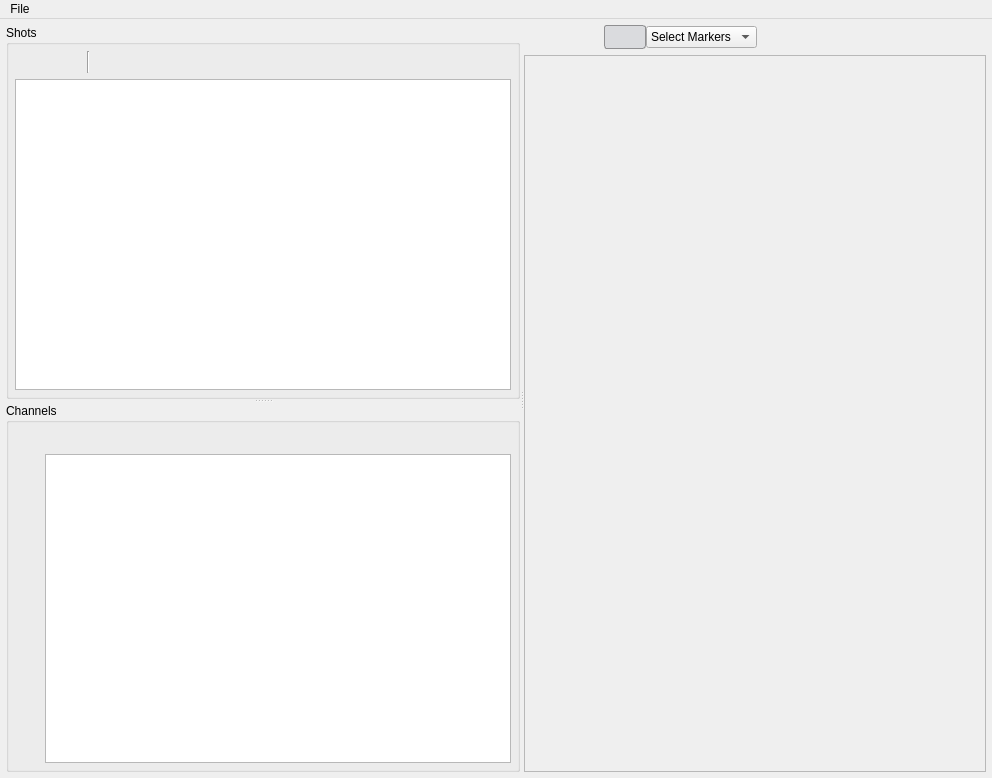
<?xml version="1.0" encoding="UTF-8"?>
<ui version="4.0">
 <class>MainWindow</class>
 <widget class="QMainWindow" name="MainWindow">
  <property name="geometry">
   <rect>
    <x>0</x>
    <y>0</y>
    <width>992</width>
    <height>778</height>
   </rect>
  </property>
  <property name="windowTitle">
   <string>runviewer - the labscript suite</string>
  </property>
  <property name="windowIcon">
   <iconset>
    <normaloff>:/qtutils/custom/runviewer.png</normaloff>:/qtutils/custom/runviewer.png</iconset>
  </property>
  <property name="styleSheet">
   <string notr="true">QPushButton {
     border: none;
     padding: 4px;
 }

QPushButton:hover {
     background-color: qlineargradient(x1: 0, y1: 0, x2: 0, y2: 1,
                                       stop: 0 #f6f7fa, stop: 1 #dadbde);
     border: 1px solid #8f8f91;
     border-radius: 3px;
 }

 QPushButton:pressed {
     background-color: qlineargradient(x1: 0, y1: 0, x2: 0, y2: 1,
                                       stop: 0 #dadbde, stop: 1 #f6f7fa);
     border: 1px solid #8f8f91;
     border-radius: 3px;
 }

QPushButton:checked {
     background-color: #dadbde;
     border: 1px solid #8f8f91;
     border-radius: 3px;
 }

QPushButton:hover:checked {
     background-color: qlineargradient(x1: 0, y1: 0, x2: 0, y2: 1,
                                       stop: 0 #dadbde, stop: 1 #f6f7fa);
     border: 1px solid #8f8f91;
     border-radius: 3px;
 }

QToolButton {
     border: none;
     padding: 2px;
 }

QToolButton:hover {
     background-color: qlineargradient(x1: 0, y1: 0, x2: 0, y2: 1,
                                       stop: 0 #f6f7fa, stop: 1 #dadbde);
     border: 1px solid #8f8f91;
     border-radius: 3px;
 }

 QToolButton:pressed {
     background-color: qlineargradient(x1: 0, y1: 0, x2: 0, y2: 1,
                                       stop: 0 #dadbde, stop: 1 #f6f7fa);
     border: 1px solid #8f8f91;
     border-radius: 3px;
 }

QToolButton:checked {
     background-color: #dadbde;
     border: 1px solid #8f8f91;
     border-radius: 3px;
 }

QToolButton:hover:checked {
     background-color: qlineargradient(x1: 0, y1: 0, x2: 0, y2: 1,
                                       stop: 0 #dadbde, stop: 1 #f6f7fa);
     border: 1px solid #8f8f91;
     border-radius: 3px;
 }</string>
  </property>
  <property name="tabShape">
   <enum>QTabWidget::Rounded</enum>
  </property>
  <widget class="QWidget" name="centralwidget">
   <layout class="QVBoxLayout" name="verticalLayout_6">
    <property name="leftMargin">
     <number>6</number>
    </property>
    <property name="topMargin">
     <number>6</number>
    </property>
    <property name="rightMargin">
     <number>6</number>
    </property>
    <property name="bottomMargin">
     <number>6</number>
    </property>
    <item>
     <widget class="QSplitter" name="splitter">
      <property name="orientation">
       <enum>Qt::Horizontal</enum>
      </property>
      <widget class="QSplitter" name="splitter_2">
       <property name="orientation">
        <enum>Qt::Vertical</enum>
       </property>
       <widget class="QGroupBox" name="groupBox">
        <property name="title">
         <string>Shots</string>
        </property>
        <layout class="QVBoxLayout" name="verticalLayout_4">
         <property name="leftMargin">
          <number>6</number>
         </property>
         <property name="topMargin">
          <number>6</number>
         </property>
         <property name="rightMargin">
          <number>6</number>
         </property>
         <property name="bottomMargin">
          <number>6</number>
         </property>
         <item>
          <layout class="QHBoxLayout" name="horizontalLayout">
           <item>
            <widget class="QPushButton" name="add_shot">
             <property name="maximumSize">
              <size>
               <width>30</width>
               <height>16777215</height>
              </size>
             </property>
             <property name="toolTip">
              <string>Add new shots</string>
             </property>
             <property name="text">
              <string/>
             </property>
            </widget>
           </item>
           <item>
            <widget class="QPushButton" name="remove_shots">
             <property name="maximumSize">
              <size>
               <width>30</width>
               <height>16777215</height>
              </size>
             </property>
             <property name="toolTip">
              <string>Remove selected shots</string>
             </property>
             <property name="text">
              <string/>
             </property>
            </widget>
           </item>
           <item>
            <widget class="Line" name="line">
             <property name="orientation">
              <enum>Qt::Vertical</enum>
             </property>
            </widget>
           </item>
           <item>
            <widget class="QPushButton" name="enable_selected_shots">
             <property name="toolTip">
              <string>Tick selected shots</string>
             </property>
             <property name="text">
              <string/>
             </property>
            </widget>
           </item>
           <item>
            <widget class="QPushButton" name="disable_selected_shots">
             <property name="toolTip">
              <string>Untick selected shots</string>
             </property>
             <property name="text">
              <string/>
             </property>
            </widget>
           </item>
           <item>
            <spacer name="horizontalSpacer">
             <property name="orientation">
              <enum>Qt::Horizontal</enum>
             </property>
             <property name="sizeHint" stdset="0">
              <size>
               <width>40</width>
               <height>20</height>
              </size>
             </property>
            </spacer>
           </item>
          </layout>
         </item>
         <item>
          <widget class="QTreeView" name="shot_treeview">
           <property name="editTriggers">
            <set>QAbstractItemView::DoubleClicked|QAbstractItemView::EditKeyPressed|QAbstractItemView::SelectedClicked</set>
           </property>
           <property name="selectionMode">
            <enum>QAbstractItemView::ExtendedSelection</enum>
           </property>
           <property name="textElideMode">
            <enum>Qt::ElideLeft</enum>
           </property>
          </widget>
         </item>
        </layout>
       </widget>
       <widget class="QGroupBox" name="groupBox_2">
        <property name="title">
         <string>Channels</string>
        </property>
        <layout class="QGridLayout" name="gridLayout">
         <property name="leftMargin">
          <number>3</number>
         </property>
         <property name="topMargin">
          <number>6</number>
         </property>
         <property name="rightMargin">
          <number>6</number>
         </property>
         <property name="bottomMargin">
          <number>6</number>
         </property>
         <property name="spacing">
          <number>3</number>
         </property>
         <item row="0" column="1">
          <layout class="QHBoxLayout" name="horizontalLayout_2">
           <item>
            <widget class="QPushButton" name="group_channel">
             <property name="toolTip">
              <string>Group selected channels</string>
             </property>
             <property name="text">
              <string/>
             </property>
            </widget>
           </item>
           <item>
            <widget class="QPushButton" name="delete_group">
             <property name="toolTip">
              <string>Delete selected group</string>
             </property>
             <property name="text">
              <string/>
             </property>
            </widget>
           </item>
           <item>
            <spacer name="horizontalSpacer_2">
             <property name="orientation">
              <enum>Qt::Horizontal</enum>
             </property>
             <property name="sizeHint" stdset="0">
              <size>
               <width>40</width>
               <height>20</height>
              </size>
             </property>
            </spacer>
           </item>
          </layout>
         </item>
         <item row="1" column="1">
          <widget class="QTreeView" name="channel_treeview">
           <property name="editTriggers">
            <set>QAbstractItemView::NoEditTriggers</set>
           </property>
           <property name="selectionMode">
            <enum>QAbstractItemView::ExtendedSelection</enum>
           </property>
           <property name="sortingEnabled">
            <bool>false</bool>
           </property>
          </widget>
         </item>
         <item row="1" column="0">
          <layout class="QVBoxLayout" name="verticalLayout">
           <item>
            <spacer name="verticalSpacer_2">
             <property name="orientation">
              <enum>Qt::Vertical</enum>
             </property>
             <property name="sizeHint" stdset="0">
              <size>
               <width>20</width>
               <height>40</height>
              </size>
             </property>
            </spacer>
           </item>
           <item>
            <widget class="QPushButton" name="channel_move_to_top">
             <property name="maximumSize">
              <size>
               <width>30</width>
               <height>16777215</height>
              </size>
             </property>
             <property name="toolTip">
              <string>Move to top</string>
             </property>
             <property name="text">
              <string/>
             </property>
            </widget>
           </item>
           <item>
            <widget class="QPushButton" name="channel_move_up">
             <property name="maximumSize">
              <size>
               <width>30</width>
               <height>16777215</height>
              </size>
             </property>
             <property name="toolTip">
              <string>Move up</string>
             </property>
             <property name="text">
              <string/>
             </property>
            </widget>
           </item>
           <item>
            <widget class="QPushButton" name="channel_move_down">
             <property name="maximumSize">
              <size>
               <width>30</width>
               <height>16777215</height>
              </size>
             </property>
             <property name="toolTip">
              <string>Move down</string>
             </property>
             <property name="text">
              <string/>
             </property>
            </widget>
           </item>
           <item>
            <widget class="QPushButton" name="channel_move_to_bottom">
             <property name="maximumSize">
              <size>
               <width>30</width>
               <height>16777215</height>
              </size>
             </property>
             <property name="toolTip">
              <string>Move to bottom</string>
             </property>
             <property name="text">
              <string/>
             </property>
            </widget>
           </item>
           <item>
            <spacer name="verticalSpacer">
             <property name="orientation">
              <enum>Qt::Vertical</enum>
             </property>
             <property name="sizeHint" stdset="0">
              <size>
               <width>20</width>
               <height>40</height>
              </size>
             </property>
            </spacer>
           </item>
          </layout>
         </item>
        </layout>
       </widget>
      </widget>
      <widget class="QWidget" name="layoutWidget">
       <layout class="QVBoxLayout" name="verticalLayout_2">
        <property name="spacing">
         <number>6</number>
        </property>
        <property name="leftMargin">
         <number>0</number>
        </property>
        <property name="topMargin">
         <number>0</number>
        </property>
        <property name="rightMargin">
         <number>0</number>
        </property>
        <property name="bottomMargin">
         <number>0</number>
        </property>
        <item>
         <layout class="QHBoxLayout" name="horizontalLayout_3">
          <property name="spacing">
           <number>0</number>
          </property>
          <property name="bottomMargin">
           <number>0</number>
          </property>
          <item>
           <widget class="QPushButton" name="reset_x_axis">
            <property name="toolTip">
             <string>Reset time axis</string>
            </property>
            <property name="text">
             <string/>
            </property>
           </widget>
          </item>
          <item>
           <widget class="QPushButton" name="reset_y_axis">
            <property name="toolTip">
             <string>Reset Y axis</string>
            </property>
            <property name="text">
             <string/>
            </property>
           </widget>
          </item>
          <item>
           <widget class="QPushButton" name="toggle_tooltip">
            <property name="toolTip">
             <string>Enable/Disable Tooltip</string>
            </property>
            <property name="text">
             <string/>
            </property>
            <property name="checkable">
             <bool>true</bool>
            </property>
            <property name="checked">
             <bool>true</bool>
            </property>
           </widget>
          </item>
          <item>
           <widget class="QComboBox" name="markers_comboBox">
            <item>
             <property name="text">
              <string>Select Markers</string>
             </property>
            </item>
           </widget>
          </item>
          <item>
           <spacer name="horizontalSpacer_3">
            <property name="orientation">
             <enum>Qt::Horizontal</enum>
            </property>
            <property name="sizeHint" stdset="0">
             <size>
              <width>40</width>
              <height>20</height>
             </size>
            </property>
           </spacer>
          </item>
         </layout>
        </item>
        <item>
         <widget class="QFrame" name="frame">
          <property name="frameShape">
           <enum>QFrame::StyledPanel</enum>
          </property>
          <property name="frameShadow">
           <enum>QFrame::Plain</enum>
          </property>
          <layout class="QVBoxLayout" name="verticalLayout_10">
           <property name="spacing">
            <number>0</number>
           </property>
           <property name="leftMargin">
            <number>0</number>
           </property>
           <property name="topMargin">
            <number>0</number>
           </property>
           <property name="rightMargin">
            <number>0</number>
           </property>
           <property name="bottomMargin">
            <number>0</number>
           </property>
           <item>
            <layout class="QVBoxLayout" name="verticalLayout_9">
             <property name="spacing">
              <number>0</number>
             </property>
             <property name="topMargin">
              <number>0</number>
             </property>
             <property name="bottomMargin">
              <number>0</number>
             </property>
             <item>
              <widget class="QWidget" name="hidden_plot_widget" native="true">
               <property name="sizePolicy">
                <sizepolicy hsizetype="Minimum" vsizetype="Fixed">
                 <horstretch>0</horstretch>
                 <verstretch>0</verstretch>
                </sizepolicy>
               </property>
               <property name="minimumSize">
                <size>
                 <width>0</width>
                 <height>1</height>
                </size>
               </property>
               <layout class="QVBoxLayout" name="verticalLayout_8">
                <property name="spacing">
                 <number>0</number>
                </property>
                <property name="leftMargin">
                 <number>0</number>
                </property>
                <property name="topMargin">
                 <number>0</number>
                </property>
                <property name="rightMargin">
                 <number>0</number>
                </property>
                <property name="bottomMargin">
                 <number>0</number>
                </property>
                <item>
                 <layout class="QVBoxLayout" name="hidden_plot_layout">
                  <property name="spacing">
                   <number>0</number>
                  </property>
                  <property name="bottomMargin">
                   <number>0</number>
                  </property>
                 </layout>
                </item>
               </layout>
              </widget>
             </item>
             <item>
              <widget class="QScrollArea" name="scrollArea_2">
               <property name="frameShape">
                <enum>QFrame::NoFrame</enum>
               </property>
               <property name="verticalScrollBarPolicy">
                <enum>Qt::ScrollBarAsNeeded</enum>
               </property>
               <property name="horizontalScrollBarPolicy">
                <enum>Qt::ScrollBarAlwaysOff</enum>
               </property>
               <property name="widgetResizable">
                <bool>true</bool>
               </property>
               <widget class="QWidget" name="scrollAreaWidgetContents_6">
                <property name="geometry">
                 <rect>
                  <x>0</x>
                  <y>0</y>
                  <width>365</width>
                  <height>701</height>
                 </rect>
                </property>
                <layout class="QVBoxLayout" name="verticalLayout_5">
                 <property name="spacing">
                  <number>0</number>
                 </property>
                 <property name="leftMargin">
                  <number>0</number>
                 </property>
                 <property name="topMargin">
                  <number>0</number>
                 </property>
                 <property name="rightMargin">
                  <number>0</number>
                 </property>
                 <property name="bottomMargin">
                  <number>0</number>
                 </property>
                 <item>
                  <layout class="QVBoxLayout" name="verticalLayout_3">
                   <property name="spacing">
                    <number>0</number>
                   </property>
                   <item>
                    <layout class="QVBoxLayout" name="plot_layout">
                     <property name="spacing">
                      <number>0</number>
                     </property>
                    </layout>
                   </item>
                   <item>
                    <spacer name="verticalSpacer_3">
                     <property name="orientation">
                      <enum>Qt::Vertical</enum>
                     </property>
                     <property name="sizeHint" stdset="0">
                      <size>
                       <width>20</width>
                       <height>40</height>
                      </size>
                     </property>
                    </spacer>
                   </item>
                  </layout>
                 </item>
                </layout>
               </widget>
              </widget>
             </item>
            </layout>
           </item>
          </layout>
         </widget>
        </item>
       </layout>
      </widget>
     </widget>
    </item>
   </layout>
  </widget>
  <widget class="QMenuBar" name="menubar">
   <property name="geometry">
    <rect>
     <x>0</x>
     <y>0</y>
     <width>992</width>
     <height>22</height>
    </rect>
   </property>
   <widget class="QMenu" name="menuFile">
    <property name="title">
     <string>File</string>
    </property>
    <addaction name="actionOpen_Shot"/>
    <addaction name="separator"/>
    <addaction name="actionLoad_channel_config"/>
    <addaction name="actionSave_channel_config"/>
    <addaction name="separator"/>
    <addaction name="actionQuit"/>
   </widget>
   <addaction name="menuFile"/>
  </widget>
  <action name="actionOpen_Shot">
   <property name="text">
    <string>Open Shot</string>
   </property>
  </action>
  <action name="actionSave_runviewer_state">
   <property name="text">
    <string>Save runviewer state</string>
   </property>
  </action>
  <action name="actionLoad_runviewer_state">
   <property name="text">
    <string>Load runviewer state</string>
   </property>
  </action>
  <action name="actionQuit">
   <property name="text">
    <string>Quit</string>
   </property>
  </action>
  <action name="actionLoad_channel_config">
   <property name="text">
    <string>Load channel config</string>
   </property>
  </action>
  <action name="actionSave_channel_config">
   <property name="text">
    <string>Save channel config</string>
   </property>
  </action>
 </widget>
 <resources>
  <include location="../../Anaconda/Lib/site-packages/qtutils/icons/icons.qrc"/>
 </resources>
 <connections/>
</ui>
